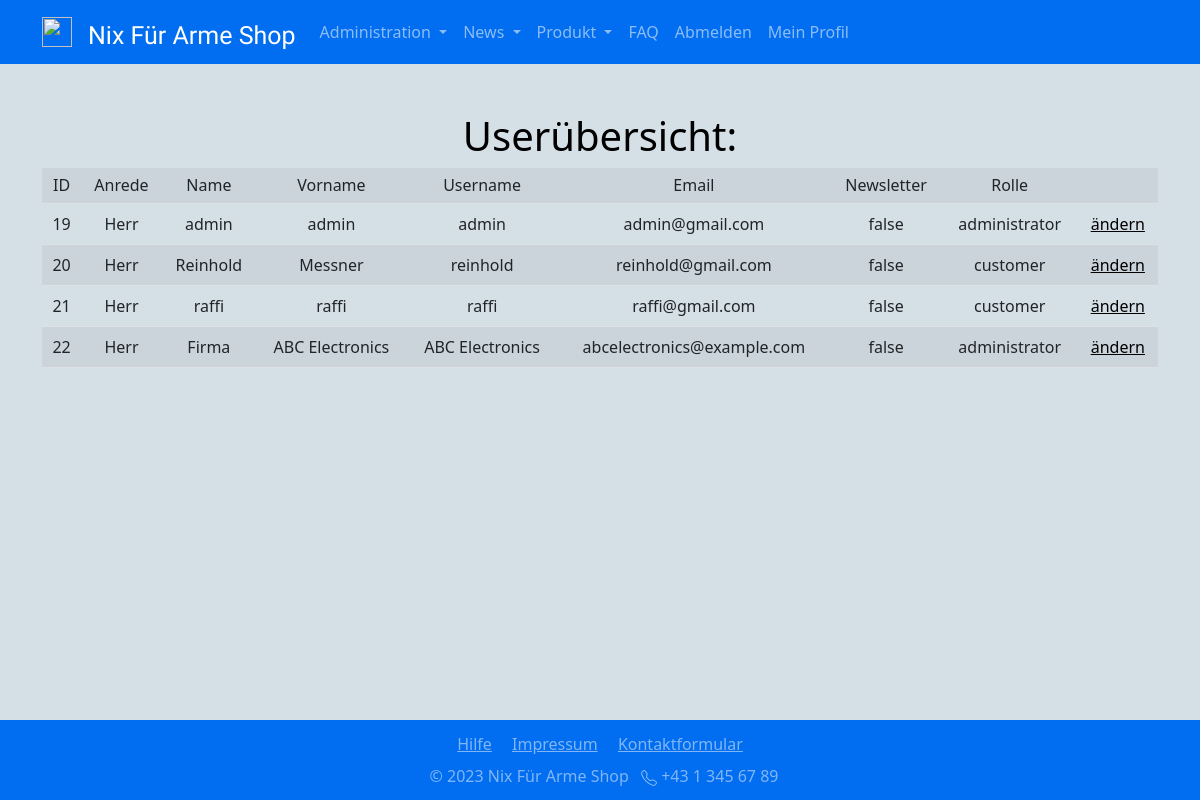
The page /inc/pgs/user_overview.php (signed in) on the database as committed earlier.
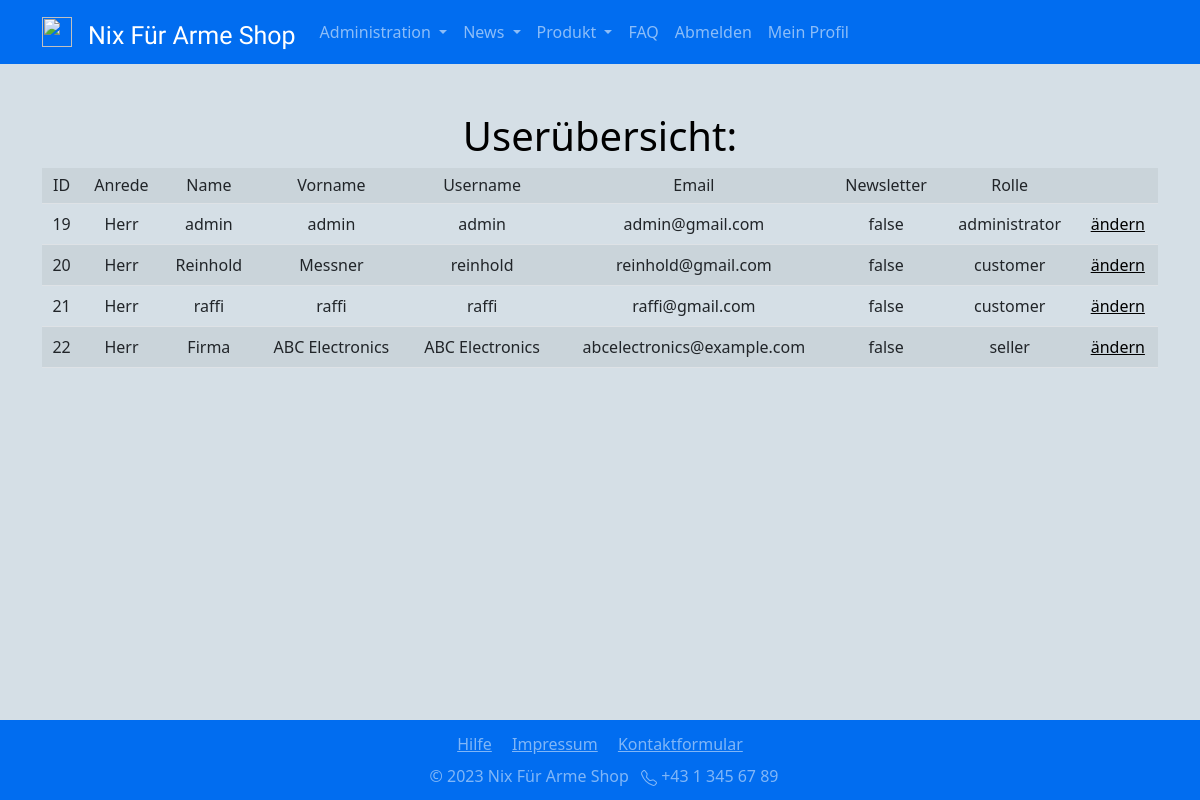
The same page on the database as committed later.
### tables this page shows
CREATE TABLE `users` (
  `id` int(11) NOT NULL,
  `status` varchar(256) NOT NULL DEFAULT 'active',
  `form_of_adress` varchar(256) NOT NULL,
  `name` varchar(256) NOT NULL,
  `surname` varchar(256) NOT NULL,
  `username` varchar(256) NOT NULL,
  `password` varchar(256) NOT NULL,
  `useremail` varchar(256) NOT NULL,
  `birth_date` date NOT NULL,
  `has_newsletter` varchar(256) NOT NULL,
  `role` varchar(256) NOT NULL DEFAULT 'customer',
  `seller_id` int(11) DEFAULT NULL
);

### inc/pgs/user_overview.php (the view, shortened to what this page needs)
<!DOCTYPE html>
<html lang="en">
<head>
    <?php
        include '../includes/head.php';
        require_once ('../../config/dbaccess.php');
    ?>
</head>
<body class="d-flex flex-column min-vh-100">
<div class = "container site-font-color text-center" >
  <h1 class="h1 mt-5">Userübersicht:</h1>
<?php
    $db_obj = new mysqli($host, $user, $password, $database);
    $sql =  "SELECT * FROM users ORDER BY id ASC";
    $result = $db_obj->query($sql);
    echo '<div class="table-responsive col-md-12">
    <table class="table table-striped">
    <tr class="h6">
        <td>ID</td>
        <td>Anrede</td>
        <td>Name</td>
        <td>Vorname</td>
        <td>Username</td>
        <td>Email</td>
        <td>Newsletter</td>
        <td>Rolle</td>
        <td></td>
    </tr>';
  while ($row = $result->fetch_assoc())
  {
      $field1name = $row["id"];
      $field2name = $row["form_of_adress"];
      $field3name = $row["name"];
      $field4name = $row["surname"];
      $field5name = $row["username"];
      $field6name = $row["useremail"];
      $field7name = $row["has_newsletter"];
      $field8name = $row["role"];
    $field10name = "<a class='site-font-color' href='user_overview_change.php?user=$field1name' method='POST'>ändern</a>";
      echo '<tr>
                <td>'.$field1name.'</td>
                <td>'.$field2name.'</td>
                <td>'.$field3name.'</td>
                <td>'.$field4name.'</td>
                <td>'.$field5name.'</td>
                <td>'.$field6name.'</td>
                <td>'.$field7name.'</td>
                <td>'.$field8name.'</td>
                <td>'.$field10name.'</td>
            </tr>';
  }
  echo "</table></div>";
?>
</div>
<?php
 include '../includes/footer.php';
?>
</body>
</html>

Rows that differ between the two databases and show on the page:
changed users "Firma": role "administrator" → "seller"
